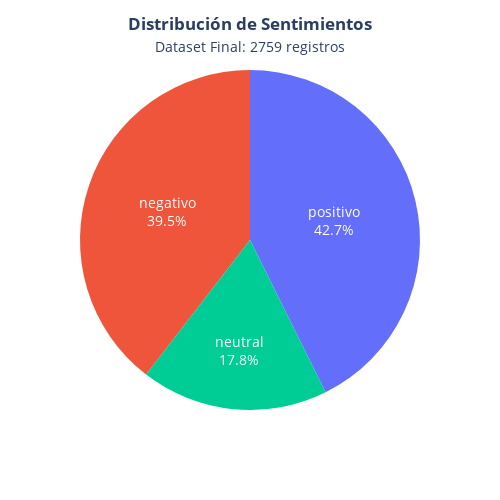

The cell this chart's notebook holds for it:
### Markdown cell above
#### **Visualización de la distribución de Sentimientos**

### Code cell
# Grafica de pastel con Plotly

valores = df_final['Sentimiento_Final'].value_counts().reset_index()
valores.columns = ['sentimientos', 'Cantidad']
fig1 = px.pie(
    names = valores.sentimientos,
    values = valores.Cantidad,
)

fig1.update_traces(textposition='inside', textinfo='label+percent',  insidetextfont=dict(color = 'white', size=14)
)

fig1.update_layout(
    title_text=f'<b>Distribución de Sentimientos</b><br><span style="font-size:14px">Dataset Final: {total_registros} registros</span>',
    title_x=0.5,
    width=500,
    height=500,
    showlegend=False,
)

fig1.show()

### Figure 1 — Plotly figure (JSON) as saved in the notebook; plotly's stock layout.template omitted (floating-point values rounded to 4 significant figures)
{"data": [{"domain": {"x": [0, 1], "y": [0, 1]}, "hovertemplate": "label=%{label}<br>value=%{value}<extra></extra>", "insidetextfont": {"color": "white", "size": 14}, "labels": ["positivo", "negativo", "neutral"], "legendgroup": "", "name": "", "showlegend": true, "textinfo": "label+percent", "textposition": "inside", "type": "pie", "values": [1177, 1091, 491]}], "layout": {"height": 500, "legend": {"tracegroupgap": 0}, "margin": {"t": 60}, "showlegend": false, "title": {"text": "<b>Distribución de Sentimientos</b><br><span style=\"font-size:14px\">Dataset Final: 2759 registros</span>", "x": 0.5}, "width": 500}}
